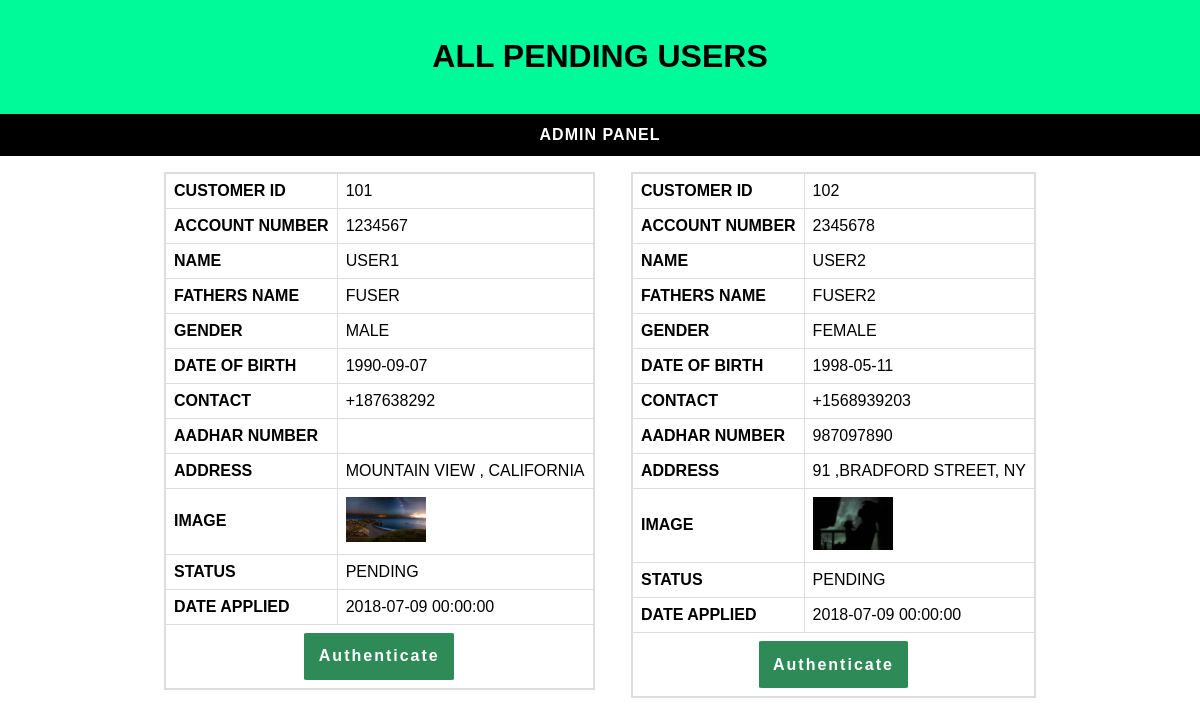
The app's page /authenticate.php (signed in) with its own data.
### tables this page shows
CREATE TABLE IF NOT EXISTS `users` (
  `Customer_id` varchar(50) NOT NULL,
  `Account_number` varchar(50) NOT NULL,
  `Password` varchar(50) NOT NULL,
  `Name` varchar(50) NOT NULL,
  `Fathers_name` varchar(50) NOT NULL,
  `Balance` double NOT NULL DEFAULT '0',
  `Gender` varchar(50) NOT NULL,
  `Date_of_birth` varchar(50) NOT NULL,
  `Email` varchar(50) DEFAULT NULL,
  `Phone` varchar(50) NOT NULL,
  `Aadhar_number` varchar(50) DEFAULT NULL,
  `Address` varchar(255) DEFAULT NULL,
  `Photo` varchar(50) NOT NULL,
  `Staus` varchar(50) NOT NULL DEFAULT 'Pending',
  `Date` timestamp NOT NULL DEFAULT CURRENT_TIMESTAMP ON UPDATE CURRENT_TIMESTAMP,
  PRIMARY KEY (`Customer_id`),
  UNIQUE KEY `Account_number` (`Account_number`,`Aadhar_number`,`Address`)
);

### authenticate.php (the view, shortened to what this page needs)
<?php
$connection =mysqli_connect("localhost","root","","NetBanking");
if(!empty($_SESSION["Username"])){
  echo " <div class='page-header'>
      <div class='head'>
        <h1>All Pending Users</h1>
      </div>";
  echo "</div>";
    $res2 =mysqli_query($connection , "SELECT * FROM Users WHERE Staus='Pending'");
    while($result =mysqli_fetch_array($res2)){
      $a = $result["Customer_id"];
      $b = $result["Account_number"];
      $c = $result["Name"];
      $d = $result["Fathers_name"];
      $e = $result["Gender"];
      $f = $result["Date_of_birth"];
      $g = $result["Phone"];
      $h = $result["Aadhar_number"];
      $i = $result["Address"];
      $j = $result["Photo"];
      $k = $result["Staus"];
      $l =$result["Date"];
      echo" <table> <form method='post' action=''> <input type='hidden' name ='t1' value=$a>";
      echo" <tr>
                <th>Customer ID</th>
                <td>$a</td>
           </tr>
           <tr>
                <th>Account Number</th>
                <td>$b</td>
           </tr>
           <tr>
                <th>Name</th>
                <td>$c</td>
           </tr>
           <tr>
                <th>Fathers Name</th>
                <td>$d</td>
           </tr>
           <tr>
                <th>Gender</th>
                <td>$e</td>
            </tr>
            <tr>
                <th>Date of Birth</th>
                <td>$f</td>
            </tr>
            <tr>
                <th>Contact</th>
                <td>$g</td>
            </tr>
            <tr>
                <th>Aadhar Number</th>
                <td>$h</td>
            </tr>
            <tr>
                <th>Address</th>
                <td>$i</td>
            </tr>
            <tr>
                <th>Image</th>
                <td><img src='photos/$j' width='80px' height='auto'></td>
            </tr>
            <tr>
                <th>Status</th>
                <td>$k</td>
            </tr>
            <tr>
                <th>Date Applied</th>
                <td>$l</td>
            </tr>
            <tr>
               <td style='text-align:center' colspan =2><input type='submit' class='simplebutton' value='Authenticate' name='Authenticate'></td>
            </tr>
            </form>
            </table>
            ";
     }
} else{
  include "static/header.html";
  echo "<div class='err_msg'>Unauthorize access !! You can not Access this page Directly</div>";
}
?>

### static/app.css (style rules this page uses)
html { position: relative; min-height: 100%; max-width: 100%; }
* { padding: 0; margin: 0; text-decoration: none; }
.page-header { width:100%; background-color:#00FA9A; }
h1 { font-size: 2em; padding: 1.2em; }
.head { text-align: center; }
.nav { font-weight: bold; background-color: #000; }
li { cursor: pointer; list-style-type: none; display: inline-grid; }
li a { padding: 1vw; letter-spacing: 1px; text-decoration: none; color: #fff; font-size: 2vh; }
.simplebutton { cursor: pointer; text-align: center; padding: .9em; letter-spacing: 2px; color: #fff; font-size: 1em; border: none; border-radius: 2%; font-weight: bold; background-color: #2E8B57; }
table { border: 1px solid #ddd; margin: 1em ; display:inline-flex; border-collapse: collapse; }
th,td { border: 1px solid #ddd; padding: .5em; }
th { font-size: 1em; font-weight: bold; text-align: justify; }
td { font-size: 1em; text-align: left; }

### records on screen
users: Customer_id "101", Account_number "1234567", Name "USER1", Fathers_name "FUSER", Gender "MALE", Date_of_birth "1990-09-07", Phone "+187638292", Address "MOUNTAIN VIEW , CALIFORNIA", Photo (picture), Staus "PENDING", Date "2018-07-09 00:00:00"
users: Customer_id "102", Account_number "2345678", Name "USER2", Fathers_name "FUSER2", Gender "FEMALE", Date_of_birth "1998-05-11", Phone "+1568939203", Aadhar_number "987097890", Address "91 ,BRADFORD STREET, NY", Photo (picture), Staus "PENDING", Date "2018-07-09 00:00:00"
